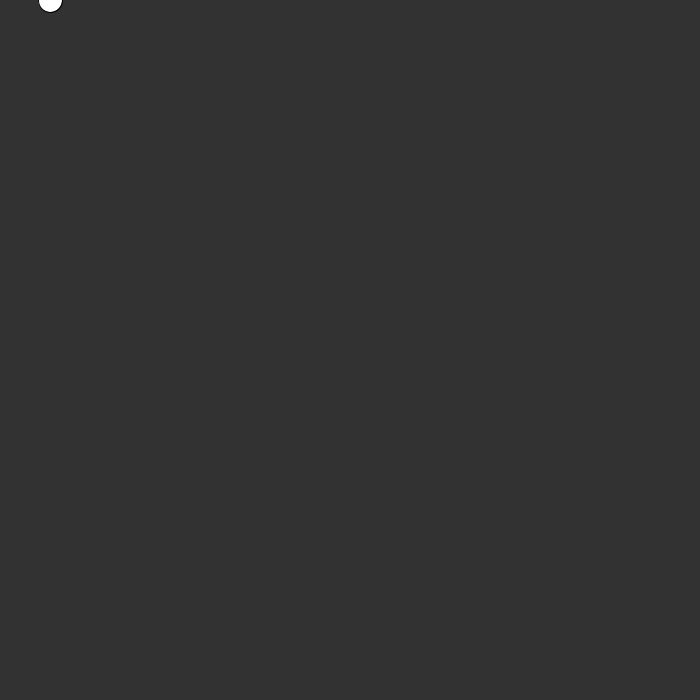
Frame 1 (no input)
Frame 60 (the mouse pressed at the canvas centre just before this capture): identical to frame 1, image omitted
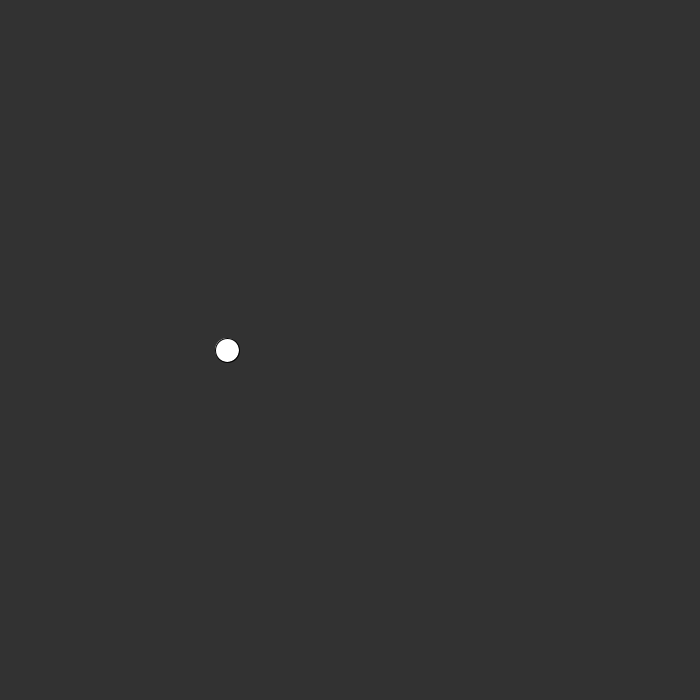
Frame 120 (the mouse held since frame 60 and released just before this capture)

The Processing sketch that drew these frames (run headless with seeded random() and noise(); from frame 60 on, the mouse is pressed at the canvas centre):

// Processing sketch: incrementing_a_variable_4_2
// ── incrementing_a_variable_4_2.pde
float circleX;

void setup(){
  size(700,700);
  circleX=50;
}

void draw(){ //draw is looping over again
  //drawing stuff
  background(50);
  fill(255);
  ellipse(circleX,mouseY,24,24);
  
  //logic
  circleX=circleX+mouseX /100; //this is an assignment operation. It evaluates the right hand side of an equation, and it takes the result of that value and assign sit to the left side. so CircleX becomes 50+1, then 51+1, etc.
  //This is the foundation behind everyhthing we do. We come up with an algorithm.
  //we can change the speed by changing the increment. circleX=circleX+2 doubles the speed for example.
  //if we want to half the speed and type circleX=circleX+0.5 we get an error because we declared circle as an integer, so we can fix this by declaring circleX as a float.
  //interesting thought... there isn't actually half a pixel on our screen to light up. There is no pixel 50.5 or 0.432 but Processing allows us to use float values for pixels, so pixel 4.1 will still light up pixel 4. This allows us to increment values
  //slowly in float form, so we can slow down the rate at which things move across the screen and what not.
}
